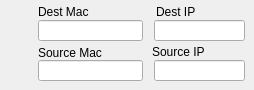
     <widget class="QWidget" name="tab_3">
      <attribute name="title">
       <string>Network</string>
      </attribute>
      <widget class="QLineEdit" name="srcIpAddr">
       <property name="geometry">
        <rect>
         <x>154</x>
         <y>60</y>
         <width>91</width>
         <height>21</height>
        </rect>
       </property>
      </widget>
      <widget class="QLineEdit" name="destIpAddr">
       <property name="geometry">
        <rect>
         <x>154</x>
         <y>20</y>
         <width>91</width>
         <height>21</height>
        </rect>
       </property>
      </widget>
      <widget class="QLineEdit" name="srcMacAddr">
       <property name="geometry">
        <rect>
         <x>38</x>
         <y>60</y>
         <width>105</width>
         <height>21</height>
        </rect>
       </property>
      </widget>
      <widget class="QLabel" name="label_2">
       <property name="geometry">
        <rect>
         <x>38</x>
         <y>42</y>
         <width>71</width>
         <height>21</height>
        </rect>
       </property>
       <property name="text">
        <string>Source Mac</string>
       </property>
      </widget>
      <widget class="QLabel" name="label">
       <property name="geometry">
        <rect>
         <x>38</x>
         <y>2</y>
         <width>101</width>
         <height>20</height>
        </rect>
       </property>
       <property name="text">
        <string>Dest Mac</string>
       </property>
      </widget>
      <widget class="QLineEdit" name="destMacAddr">
       <property name="geometry">
        <rect>
         <x>38</x>
         <y>20</y>
         <width>105</width>
         <height>21</height>
        </rect>
       </property>
      </widget>
      <widget class="QLabel" name="label_4">
       <property name="geometry">
        <rect>
         <x>152</x>
         <y>44</y>
         <width>59</width>
         <height>16</height>
        </rect>
       </property>
       <property name="text">
        <string>Source IP</string>
       </property>
      </widget>
      <widget class="QLabel" name="label_3">
       <property name="geometry">
        <rect>
         <x>156</x>
         <y>4</y>
         <width>59</width>
         <height>16</height>
        </rect>
       </property>
       <property name="text">
        <string>Dest IP</string>
       </property>
      </widget>
     </widget>
